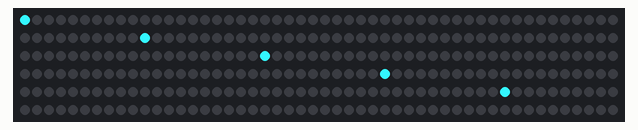
Bench run of a sketch on a simulated Arduino Uno, built with avr-gcc and run on an emulated ATmega328P. Shown: 300 RGB LEDs in strip order, left to right, continuing on the next row.

Above: at 0.02 s.
At 5.5 s:
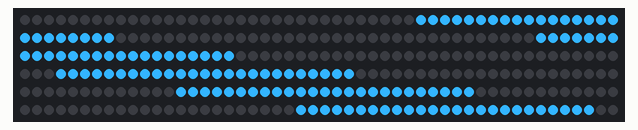
At 11.42 s:
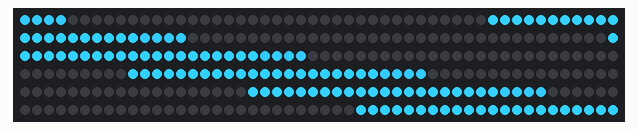
At 17.48 s:
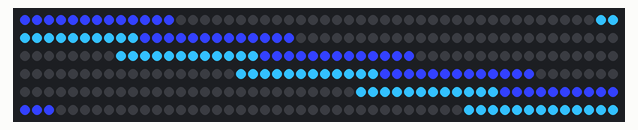
At 26.21 s:
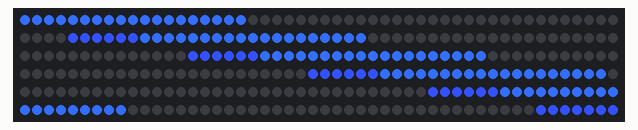
At 34.95 s:
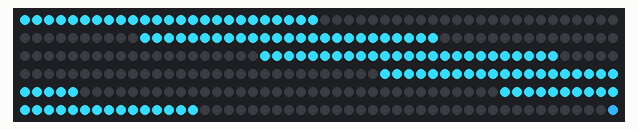

The sketch:

neopixel-blue-pulse.ino
```cpp
// Simple NeoPixel test.  Lights just a few pixels at a time so a
// long strip can safely be powered from Arduino 5V pin.  Arduino
// may nonetheless hiccup when LEDs are first connected and not
// accept code.  So upload code first, unplug USB, connect pixels
// to GND FIRST, then +5V and digital pin 6, then re-plug USB.
// A working strip will show a few pixels moving down the line,
// cycling between different shade of blue.  If you get no response,
// might be connected to wrong end of strip -- look for the data
// direction arrows printed on the strip.

#include <Adafruit_NeoPixel.h>

#define PIN    6
#define N_LEDS 300 // 10 meter reel @ 30 LEDs/m

Adafruit_NeoPixel strip = Adafruit_NeoPixel(N_LEDS, PIN, NEO_GRB + NEO_KHZ800);

void setup() {
  strip.begin();
}

void loop() {
  chase(0x33F6FF); // Lighter blue
  chase(0x33B5FF);
  chase(0x33DDFF);
  chase(0x33D1FF);
  chase(0x33CAFF);
  chase(0x33C1FF);
  chase(0x3341FF);
  chase(0x334EFF);
  chase(0x3351FF);
  chase(0x336EFF); // Darker blue
}

static void chase(uint32_t c) {
  uint16_t pixels_to_light = 25;
  uint16_t bands = 5;
  uint16_t band_length = floor(strip.numPixels()/bands);
  for(uint16_t i=0; i<band_length; i++) {
      for(uint16_t b=0; b<bands; b++) {
          strip.setPixelColor(i+(b*band_length), c);                  // Draw new pixel
          strip.setPixelColor(i+(b*band_length)-pixels_to_light, 0);  // Erase pixel a few steps back
      }

      // Erase the last pixels on the strip from the previous run
      if (i<=pixels_to_light) {
          strip.setPixelColor(strip.numPixels()-1-pixels_to_light+i, 0);
      }

      strip.show();
      delay(35);
  }
}
```
